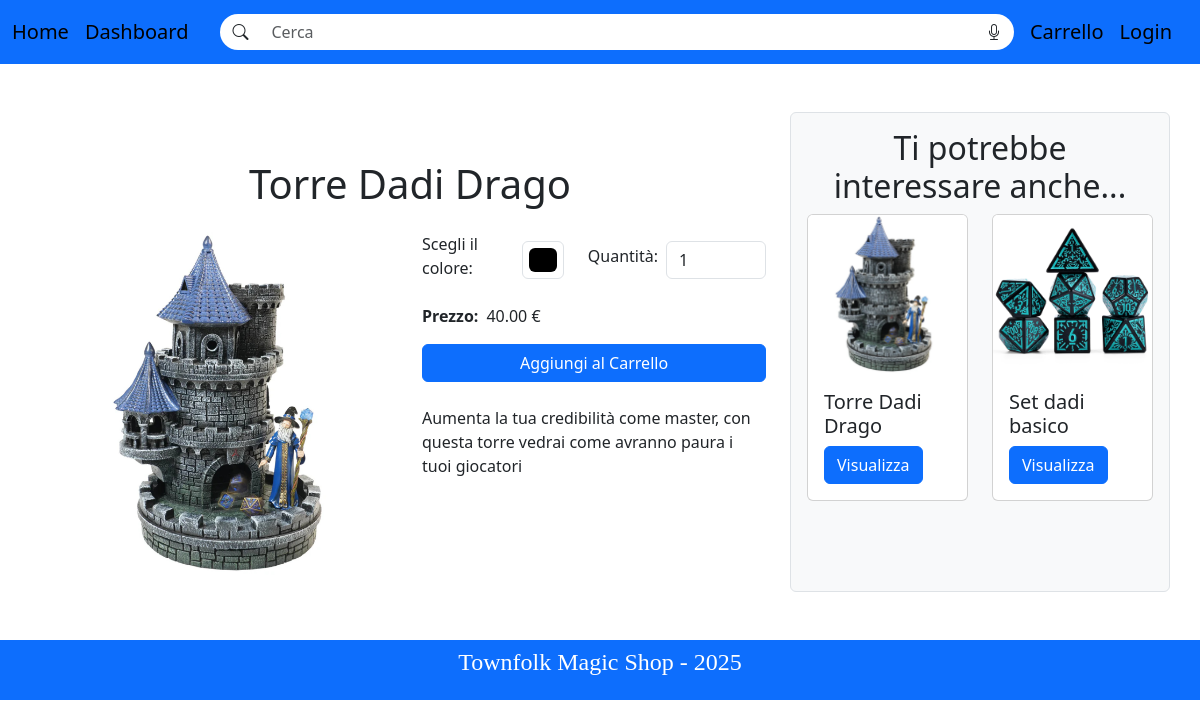
Screenshot of /prodotto.php?id=6 with the database file from the repository.
### tables this page shows
CREATE TABLE `prodotti` (
  `id` int(11) NOT NULL,
  `id_categoria` int(11) NOT NULL,
  `id_venditore` int(11) NOT NULL,
  `titolo` varchar(150) NOT NULL,
  `descrizione` text NOT NULL,
  `prezzo` decimal(10,2) NOT NULL,
  `sconto` decimal(5,2) DEFAULT 0.00,
  `quantita_disponibile` int(11) NOT NULL,
  `immagine` varchar(250) NOT NULL,
  `data_creazione` timestamp NOT NULL DEFAULT current_timestamp(),
  `data_aggiornamento` timestamp NULL DEFAULT NULL ON UPDATE current_timestamp(),
  `edizione_limitata` tinyint(1) NOT NULL DEFAULT 0
);

### prodotto.php (called while the page is built)
<?php
require_once 'bootstrap.php';
$idprodotto = -1;
if (isset($_GET["id"])) {
    $idprodotto = $_GET["id"];
}
$templateParams["prodotto"] = $dbh->getProductById($idprodotto);
if ($templateParams["prodotto"] && count($templateParams["prodotto"]) > 0) {
    $titoloProdotto = $templateParams["prodotto"]["titolo"];
    $templateParams["titolo"] = "TownfolkMagicShop - " . $titoloProdotto;
} else {
    $templateParams["titolo"] = "TownfolkMagicShop - Prodotto non trovato";
    $templateParams["prodotto"] = null;
}
$templateParams["nome"] = "singolo-prodotto.php";
$templateParams["categorie"] = $dbh->getCategories();
require 'template/base.php';
?>

### bootstrap.php (called while the page is built, shortened)
<?php
require_once("utils/functions.php");
require_once("database/database.php");
$dbh = new DatabaseHelper("localhost", "root", "", "townfolkmagicshop", 3307);
$templateParams["ruolo"] = isUserLoggedIn() ? $dbh->getRoleByUsername($_SESSION["username"])["ruolo"] : "cliente";
$templateParams["prodottiCasuali"] = $dbh->getRandomProducts(2);
?>

### database/database.php (called while the page is built, shortened)
<?php
class DatabaseHelper
{
    private $db;
    public function __construct($servername, $username, $password, $dbname, $port)
    {
        $this->db = new mysqli($servername, $username, $password, $dbname, $port);
    }
    public function getRandomProducts($n = 2)
    {
        $stmt = $this->db->prepare("SELECT id, titolo, immagine FROM prodotti ORDER BY RAND() LIMIT ?");
        $stmt->bind_param('i', $n);
        $stmt->execute();
        $result = $stmt->get_result();
        return $result->fetch_all(MYSQLI_ASSOC);
    }
    public function getCategories()
    {
        $stmt = $this->db->prepare("SELECT * FROM categorie");
        $stmt->execute();
        $result = $stmt->get_result();
        return $result->fetch_all(MYSQLI_ASSOC);
    }
    public function getProductById($id)
    {
        $query = "SELECT * FROM prodotti WHERE id=?";
        $stmt = $this->db->prepare($query);
        $stmt->bind_param('i', $id);
        $stmt->execute();
        $result = $stmt->get_result();
        return $result->fetch_assoc();
    }
}
?>

### template/base.php (the view, shortened to what this page needs)
<!DOCTYPE html>
<html lang="it">
<head>
    <link rel="stylesheet" type="text/css" href="./css/style.css" />
    <link href="https://cdn.jsdelivr.net/npm/bootstrap-icons/font/bootstrap-icons.css" rel="stylesheet">
    <link href="https://cdn.jsdelivr.net/npm/bootstrap@5.3.3/dist/css/bootstrap.min.css" rel="stylesheet"
>
</head>
<body>
    <header class="bg-primary text-white text-center py-1">
        <nav class="navbar navbar-expand-lg navbar-light">
            <div class="container-fluid d-flex justify-content-between align-items-center">
                <div class="d-flex align-items-center">
                    <a class="navbar-brand d-none d-lg-block" href="index.php">Home</a>
                    <a class="navbar-brand d-none d-lg-block" href="dashboard.php">Dashboard</a>
                </div>
                <div class="flex-grow-1 mx-3 d-flex align-items-center position-relative">
                    <div class="input-group rounded-pill">
                        <span class="input-group-text bg-white border-0 rounded-pill-start"><i
                                class="bi bi-search"></i></span>
                        <input class="form-control border-0" type="search" id="search" placeholder="Cerca"
                            aria-label="Search">
                        <span class="input-group-text bg-white border-0 rounded-pill-end"><i
                                class="bi bi-mic"></i></span>
                    </div>
                </div>
                <div class="d-flex align-items-center">
                    <?php echo getUserIcon($templateParams["ruolo"]) ?>
                    <?php if (isUserLoggedIn()): ?>
                        <a class="navbar-brand d-none d-lg-block" href="login.php">Ciao,
                            <?php echo $_SESSION["username"]; ?>!</a>
                    <?php else: ?>
                        <a class="navbar-brand d-none d-lg-block" href="login.php">Login</a>
                    <?php endif; ?>
                </div>
            </div>
        </nav>
    </header>
    <div class="container mt-5 mb-5">
        <div class="row">
            <main id="main-content" class="col-12 col-md-8 order-md-1">
                <?php
                if (isset($templateParams["nome"])) {
                    require($templateParams["nome"]);
                }
                ?>
            </main>
            <aside class="col-12 col-md-4 order-md-2 mt-5 mt-md-0 p-3 border rounded bg-light">
                <?php if ($templateParams["ruolo"] == "venditore"): ?>
                    <section>
                        <h2 class="text-center">Link Utili</h2>
                        <div class="d-grid gap-2">
                            <a href="notifiche.php" class="btn btn-primary">Gestisci notifiche</a>
                            <a href="ordini.php" class="btn btn-primary">Gestisci ordini</a>
                            <a href="dashboard.php" class="btn btn-primary">Gestisci prodotti</a>
                        </div>
                    </section>
                <?php else: ?>
                    <section>
                        <h2 class="text-center">Ti potrebbe interessare anche...</h2>
                        <div class="row">
                            <?php foreach ($templateParams["prodottiCasuali"] as $prodottocasuale): ?>
                                <div class="col-12 col-md-6 mb-3">
                                    <div class="card">
                                        <img src="<?php echo UPLOAD_DIR . $prodottocasuale["immagine"]; ?>" class="card-img-top"
                                            alt="<?php echo $prodottocasuale["titolo"]; ?>">
                                        <div class="card-body">
                                            <h5 class="card-title"><?php echo $prodottocasuale["titolo"]; ?></h5>
                                            <a href="prodotto.php?id=<?php echo $prodottocasuale["id"]; ?>"
                                                class="btn btn-primary">Visualizza</a>
                                        </div>
                                    </div>
                                </div>
                            <?php endforeach; ?>
                        </div>
                    </section>
                <?php endif; ?>
            </aside>
        </div>
    </div>
    <footer class="bg-primary text-white text-center py-1">
        <p class="footer-text"> Townfolk Magic Shop - <?php echo date("Y"); ?></p>
    </footer>
</body>
</html>

### template/singolo-prodotto.php
<?php if ($templateParams["prodotto"] == null): ?>
    <article>
        <p>Prodotto non presente</p>
    </article>
<?php else:
    $prodotto = $templateParams["prodotto"];
    ?>
    <div class="container mt-5">
        <div class="text-center">
            <h1><?php echo htmlspecialchars($prodotto["titolo"]); ?></h1>
        </div>
        <div class="row mt-4">
            <div class="col-12 col-md-6 mb-3">
                <img src="<?php echo UPLOAD_DIR . htmlspecialchars($prodotto["immagine"]); ?>"
                    alt="<?php echo htmlspecialchars($prodotto["titolo"]); ?>" class="img-fluid">
            </div>
            <div class="col-12 col-md-6 mb-3">
                <div class="d-flex align-items-center mb-3">
                    <label for="colorPicker" class="form-label me-2">Scegli il colore:</label>
                    <input type="color" id="colorPicker" name="colorPicker" class="form-control form-control-color me-4">
                    <label for="quantity" class="form-label me-2">Quantità:</label>
                    <input type="number" id="quantity" name="quantity" class="form-control quantity-input" min="1"
                        max="<?php echo htmlspecialchars($prodotto["quantita_disponibile"]); ?>" value="1">
                </div>
                <div class="d-flex align-items-center mb-3">
                    <p class="mb-0"><strong>Prezzo:</strong></p>
                    <p class="mb-0 ms-2"><?php echo number_format($prodotto["prezzo"], 2); ?> €</p>
                </div>
                <div class="mb-3">
                    <button class="btn btn-primary w-100"
                        onclick="aggiungiAlCarrello(<?php echo $prodotto['id']; ?>)">Aggiungi al Carrello</button>
                </div>
                <div class="mt-4">
                    <p><?php echo htmlspecialchars($prodotto["descrizione"]); ?></p>
                </div>
            </div>
        </div>
    </div>
<?php endif; ?>

### css/style.css (style rules this page uses)
.input-group-text.rounded-pill-start { border-top-left-radius: 50px; border-bottom-left-radius: 50px; }
.input-group-text.rounded-pill-end { border-top-right-radius: 50px; border-bottom-right-radius: 50px; }
.footer-text { font-family: 'UnifrakturCook', Georgia, serif; font-size: 1.5rem; }
.quantity-input { max-width: 100px; }
@media (min-width: 768px) { .form-control::placeholder { color: transparent; } }

### rows the page displays
prodotti: titolo "Torre Dadi Drago", immagine (picture), prezzo "40.00", descrizione "Aumenta la tua credibilità come master, con questa torre vedrai come avranno paura i tuoi giocatori"
prodotti: immagine (picture), titolo "Set dadi basico"
